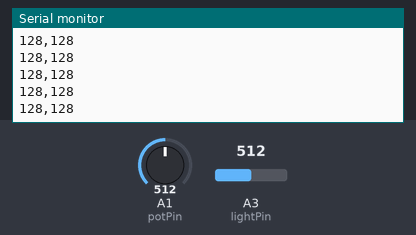
Bench run of a sketch on a simulated Arduino Uno, built with avr-gcc and run on an emulated ATmega328P. On the bench: the last lines printed to the serial monitor. The inputs (shaded band) are chosen by the test bench; at power-on: A1 (potPin) = 512, A3 (lightPin) = 512.

Above: at 1.2 s.
1.3 s: A1 (potPin) set to 716
At 1.33 s:
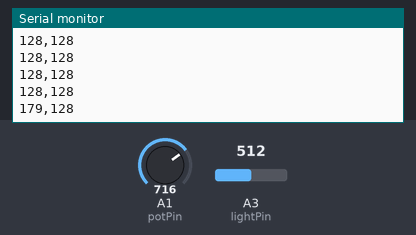
2.8 s: A3 (lightPin) set to 716
At 2.8 s:
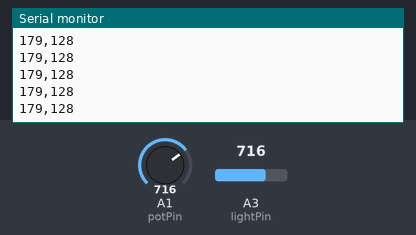
4.3 s: A1 (potPin) set to 900
At 4.31 s:
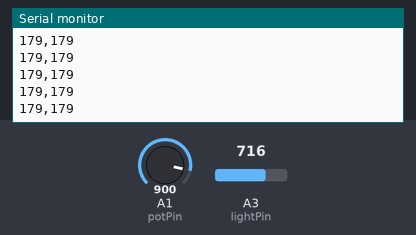
5.8 s: A3 (lightPin) set to 900
At 5.83 s:
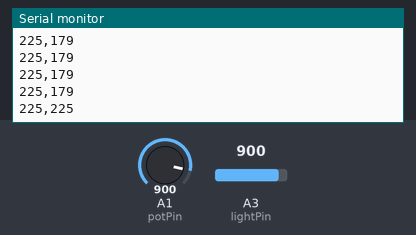
Timing chart, 0 to 8.3 s (numbered marks = the images above; inputs shaded):
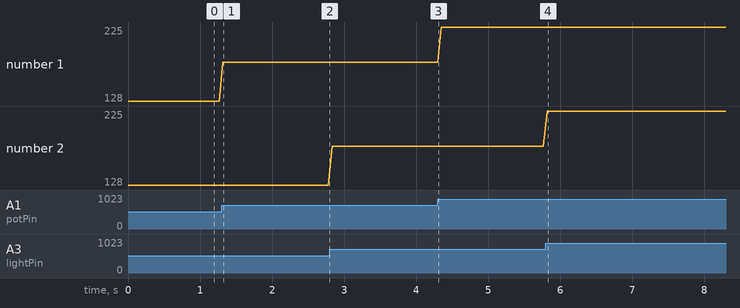

The sketch:

SSFinal_AaronS.ino
```cpp
const int potPin = 1;       //  potentiometer
const int lightPin = 3;     //  photoresistor

void setup() {
  Serial.begin(115200);
}

void loop() {
  int potValue = analogRead(potPin);
  int lightValue = analogRead(lightPin);


  potValue = potValue / 4;
  lightValue = lightValue / 4;

  Serial.print(potValue);
  Serial.print(",");
  Serial.println(lightValue);

  delay(50);
}
```

Measured:
- after the input at 1.3 s, the serial monitor: prints a new line at once (image 1)
- after the input at 5.8 s, the serial monitor: prints a new line at once (image 4)
- plotted number 1: 128 → 179 after the input at 1.3 s, 179 → 225 after the input at 4.3 s
